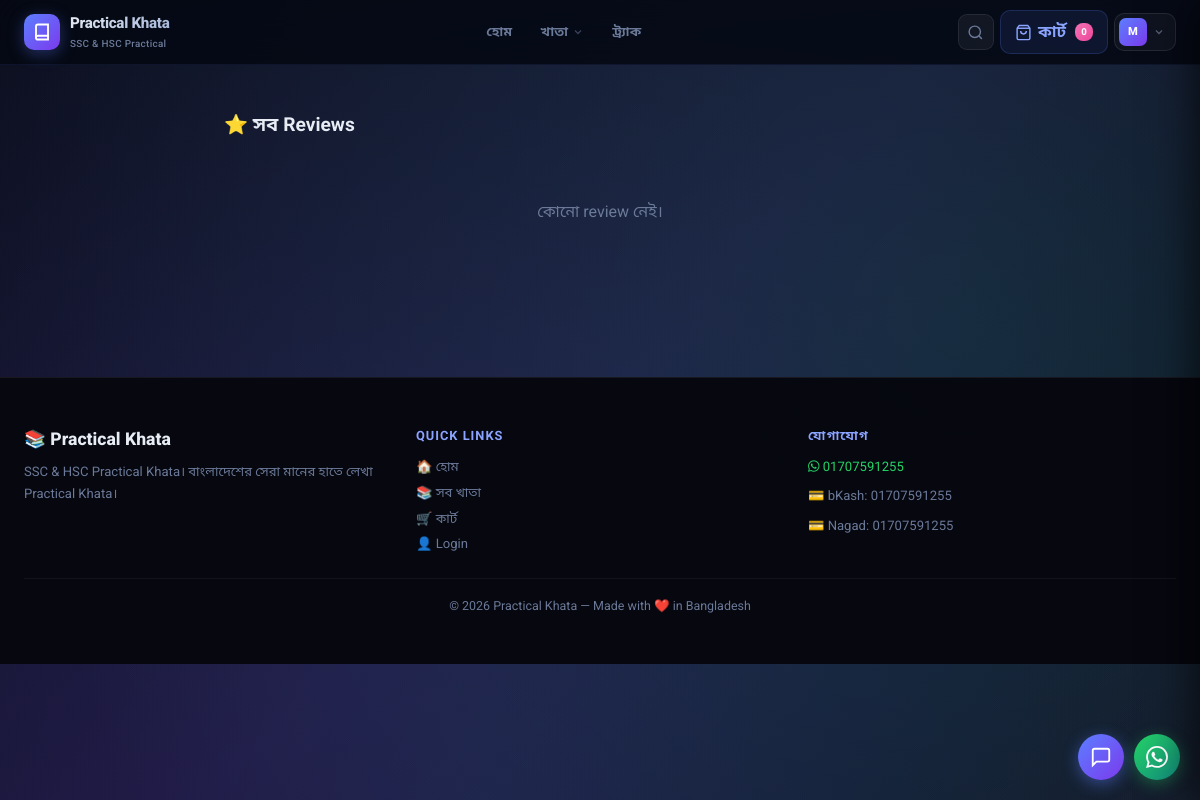
/manage/reviews/ (signed in), run on an earlier commit of the app's database.
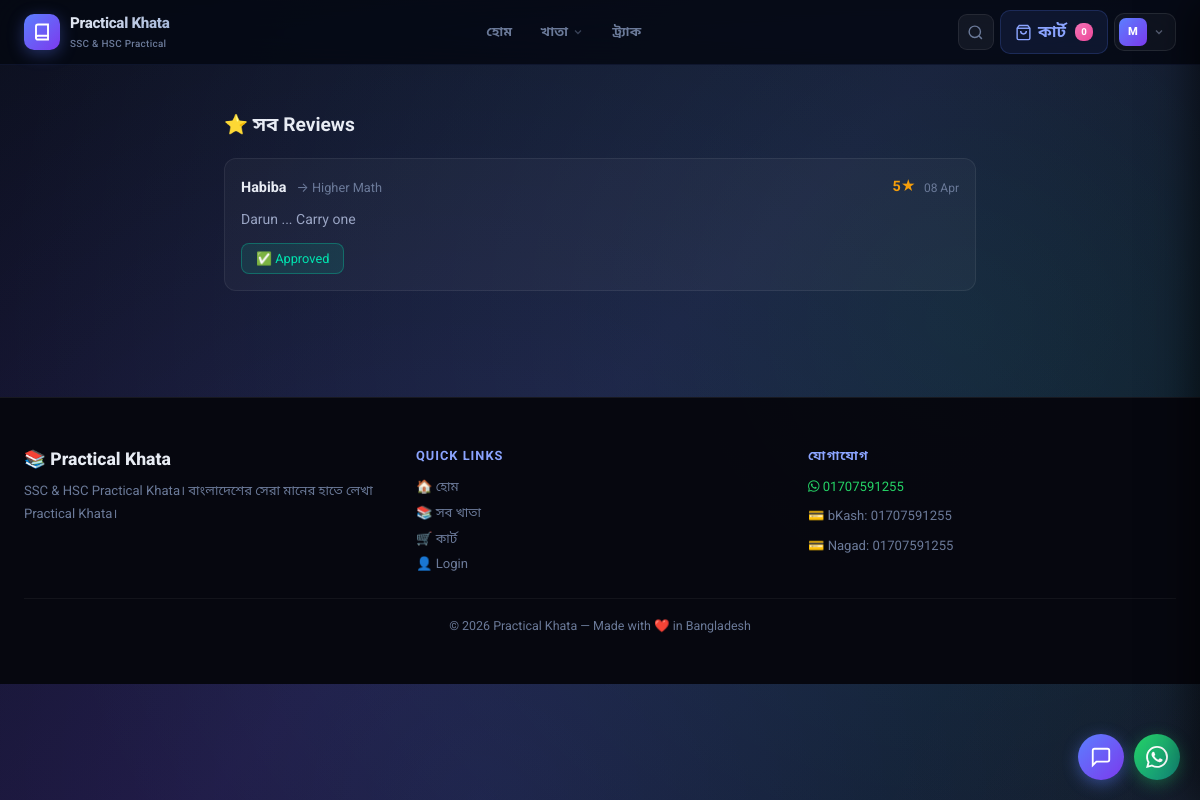
And on a later commit of the database.
### core/models.py (models this page shows, shortened)
class Review(models.Model):
    product    = models.ForeignKey(Product, on_delete=models.CASCADE, related_name='reviews')
    user       = models.ForeignKey(User, on_delete=models.SET_NULL, null=True, blank=True)
    name       = models.CharField(max_length=80)
    rating     = models.IntegerField(choices=[(i, i) for i in range(1, 6)])
    comment    = models.TextField()
    approved   = models.BooleanField(default=False)
    created_at = models.DateTimeField(auto_now_add=True)
    class Meta:
        ordering = ['-created_at']
        constraints = [
            models.UniqueConstraint(
                fields=['product', 'user'],
                condition=models.Q(user__isnull=False),
                name='unique_review_per_user'
            )
        ]

class Product(models.Model):
    LEVEL_CHOICES = [('SSC', 'SSC'), ('HSC', 'HSC'), ('BOTH', 'SSC & HSC')]
    name        = models.CharField(max_length=200)
    slug        = models.SlugField(unique=True)
    category    = models.ForeignKey(Category, on_delete=models.CASCADE, related_name='products')
    level       = models.CharField(max_length=4, choices=LEVEL_CHOICES)
    description = models.TextField()
    price       = models.DecimalField(max_digits=10, decimal_places=2)
    stock       = models.IntegerField(default=0)
    image       = models.ImageField(upload_to='products/')
    featured    = models.BooleanField(default=False)
    created_at  = models.DateTimeField(auto_now_add=True)
    updated_at  = models.DateTimeField(auto_now=True)
    sale_price   = models.DecimalField(max_digits=10, decimal_places=2,
                   null=True, blank=True, help_text='Sale price (leave empty for no sale)')
    sale_starts_at = models.DateTimeField(null=True, blank=True)
    sale_ends_at   = models.DateTimeField(null=True, blank=True)
    meta_title       = models.CharField(max_length=70, blank=True,
                       help_text='SEO title (max 70 chars). Leave empty to use product name.')
    meta_description = models.CharField(max_length=160, blank=True,
                       help_text='SEO description (max 160 chars).')
    view_count = models.PositiveIntegerField(default=0)
    class Meta:
        ordering = ['-featured', '-created_at']

### core/views.py (the view)
# urls.py: path('manage/reviews/', views.admin_reviews, name='admin_reviews'),
@staff_required
def admin_reviews(request):
    reviews = Review.objects.select_related('product', 'user').order_by('-created_at')
    pending = reviews.filter(approved=False).count()
    return render(request, 'admin_reviews.html', {
        'reviews': reviews,
        'pending_count': pending,
    })

### core/context_processors.py (called while the page is built)
def cart_count(request):
    cart = request.session.get('cart', {})
    total_items = sum(item.get('quantity', 0) for item in cart.values())
    return {'cart_count': total_items}

def site_settings(request):
    settings = SiteSettings.get()
    flash_sale = FlashSale.objects.filter(
        is_active=True,
        ends_at__gt=timezone.now()
    ).first()
    return {
        'site_settings':   settings,
        'flash_sale':      flash_sale,
        'whatsapp_number': settings.whatsapp_number,
        'delivery_charge': settings.delivery_charge,
        'chat_enabled':    settings.chat_enabled,
        'chat_welcome_msg': settings.chat_welcome_msg,
        'GA_MEASUREMENT_ID': getattr(django_settings, 'GA_MEASUREMENT_ID', ''),
    }

### core/models.py (called while the page is built)
    @classmethod
    def get(cls):
        obj, _ = cls.objects.get_or_create(pk=1)
        return obj

### core/views.py (called while the page is built)
def staff_required(view_func):
    decorated = user_passes_test(
        lambda u: u.is_active and u.is_staff,
        login_url='/login/'
    )(view_func)
    return login_required(decorated)

### templates/admin_reviews.html (shortened to what this page needs)
{% extends 'base.html' %}
{% block content %}
<section class="py-5">
    <div class="container" style="max-width:800px;">
        <h2 style="font-size:1.2rem !important; font-weight:700 !important; color:#e8ecf4; margin-bottom:20px;">⭐ সব
            Reviews</h2>
        {% for review in reviews %}
        <div class="rev-card {% if not review.approved %}rev-pending{% endif %}">
            <div class="rev-top">
                <div>
                    <span class="rev-name">{{ review.name }}</span>
                    <span class="rev-product">→ {{ review.product.name }}</span>
                </div>
                <div class="d-flex align-items-center gap-2">
                    <span class="rev-stars">{{ review.rating }}★</span>
                    <span class="rev-date">{{ review.created_at|date:"d M" }}</span>
                </div>
            </div>
            <p class="rev-comment">{{ review.comment }}</p>
            <form method="POST" action="{% url 'approve_review' review.id %}" style="display:inline;">
                <button type="submit" class="rev-approve-btn {% if review.approved %}approved{% endif %}">
                    {% if review.approved %}✅ Approved{% else %}Approve করো{% endif %}
                </button>
            </form>
        </div>
        {% empty %}
        <p style="color:#6b7a99; text-align:center; padding:40px;">কোনো review নেই।</p>
        {% endfor %}
    </div>
</section>
{% endblock %}

What changed in the data, as far as the page shows it:
added Review: name "Habiba", product.name "Higher Math", rating "5", created_at "08 Apr", comment "Darun ... Carry one", approved "✅ Approved"
Also different on the page:
text no longer shown: "কোনো review নেই।"
